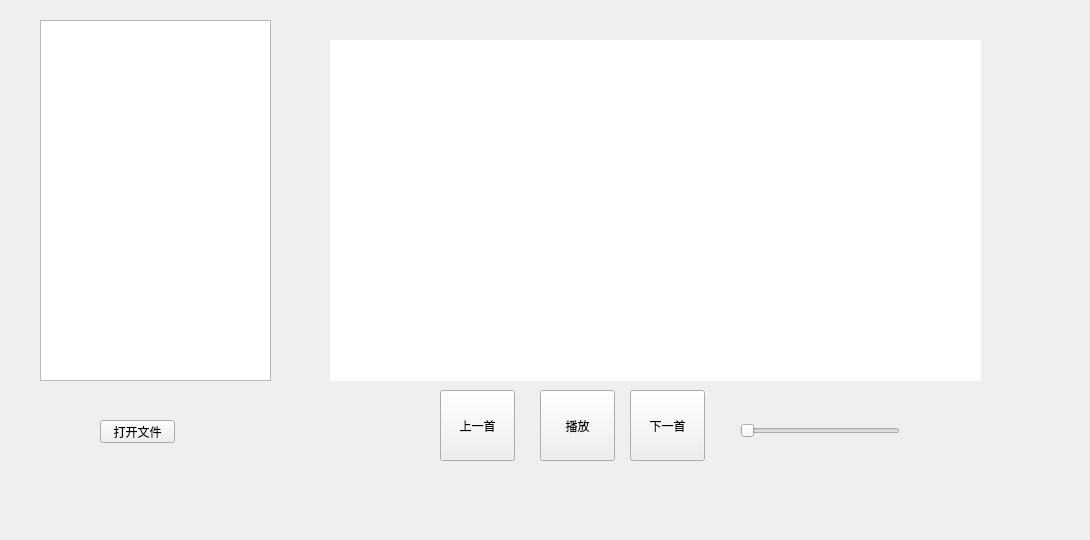
<?xml version="1.0" encoding="UTF-8"?>
<ui version="4.0">
 <class>Widget</class>
 <widget class="QWidget" name="Widget">
  <property name="geometry">
   <rect>
    <x>0</x>
    <y>0</y>
    <width>1090</width>
    <height>540</height>
   </rect>
  </property>
  <property name="windowTitle">
   <string>Widget</string>
  </property>
  <widget class="QListWidget" name="songListWidget">
   <property name="geometry">
    <rect>
     <x>40</x>
     <y>20</y>
     <width>231</width>
     <height>361</height>
    </rect>
   </property>
  </widget>
  <widget class="QPushButton" name="nextPushButton">
   <property name="geometry">
    <rect>
     <x>630</x>
     <y>390</y>
     <width>75</width>
     <height>71</height>
    </rect>
   </property>
   <property name="text">
    <string>下一首</string>
   </property>
  </widget>
  <widget class="QPushButton" name="proPushButton">
   <property name="geometry">
    <rect>
     <x>440</x>
     <y>390</y>
     <width>75</width>
     <height>71</height>
    </rect>
   </property>
   <property name="text">
    <string>上一首</string>
   </property>
  </widget>
  <widget class="QPushButton" name="playPushButton">
   <property name="geometry">
    <rect>
     <x>540</x>
     <y>390</y>
     <width>75</width>
     <height>71</height>
    </rect>
   </property>
   <property name="text">
    <string>播放</string>
   </property>
  </widget>
  <widget class="QLabel" name="lrcLabel">
   <property name="geometry">
    <rect>
     <x>330</x>
     <y>40</y>
     <width>651</width>
     <height>341</height>
    </rect>
   </property>
   <property name="styleSheet">
    <string notr="true">background-color: rgb(255, 255, 255);</string>
   </property>
   <property name="text">
    <string/>
   </property>
  </widget>
  <widget class="QSlider" name="soundHorizontalSlider">
   <property name="geometry">
    <rect>
     <x>740</x>
     <y>420</y>
     <width>160</width>
     <height>22</height>
    </rect>
   </property>
   <property name="orientation">
    <enum>Qt::Horizontal</enum>
   </property>
  </widget>
  <widget class="QPushButton" name="pushButton">
   <property name="geometry">
    <rect>
     <x>100</x>
     <y>420</y>
     <width>75</width>
     <height>23</height>
    </rect>
   </property>
   <property name="text">
    <string>打开文件</string>
   </property>
  </widget>
 </widget>
 <layoutdefault spacing="6" margin="11"/>
 <resources/>
 <connections/>
</ui>
